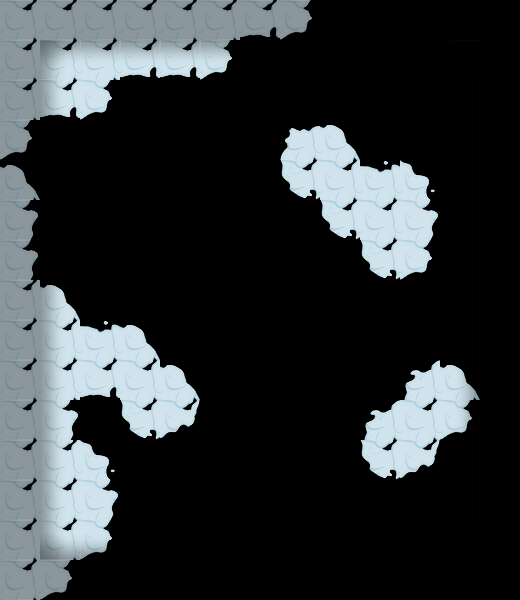

A level layout from a 2D game, rendered from its tile map. Below: a short description, then the map file with tile-grid data replaced by summaries:
An orthogonal 13x15 tile map with 40x40 px tiles, 2 tile layers (块层 1, 块层 2).

<map version="1.0" orientation="orthogonal" width="13" height="15" tilewidth="40" tileheight="40">
 <tileset firstgid="1" name="bcmap_skin" tilewidth="40" tileheight="40">
  <image source="bcmap_skin.png" width="200" height="280" />
 </tileset>
 <layer name="块层 1" width="13" height="15">
  <data>[195 cells, 65 non-empty, 16 distinct tile ids]</data>
 </layer>
 <layer name="块层 2" width="13" height="15">
  <data>[195 cells, 96 non-empty, 9 distinct tile ids]</data>
 </layer>
</map>
